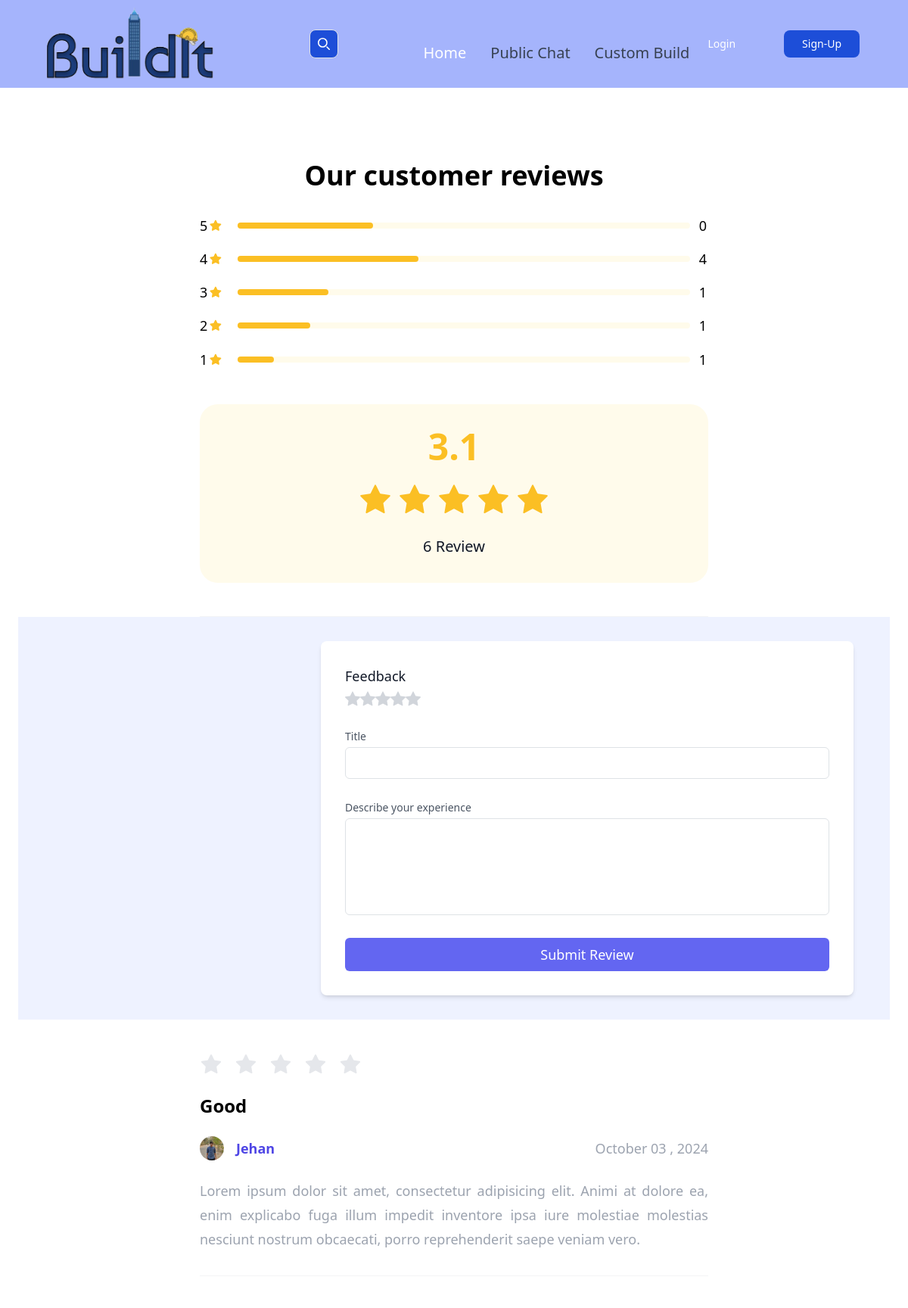
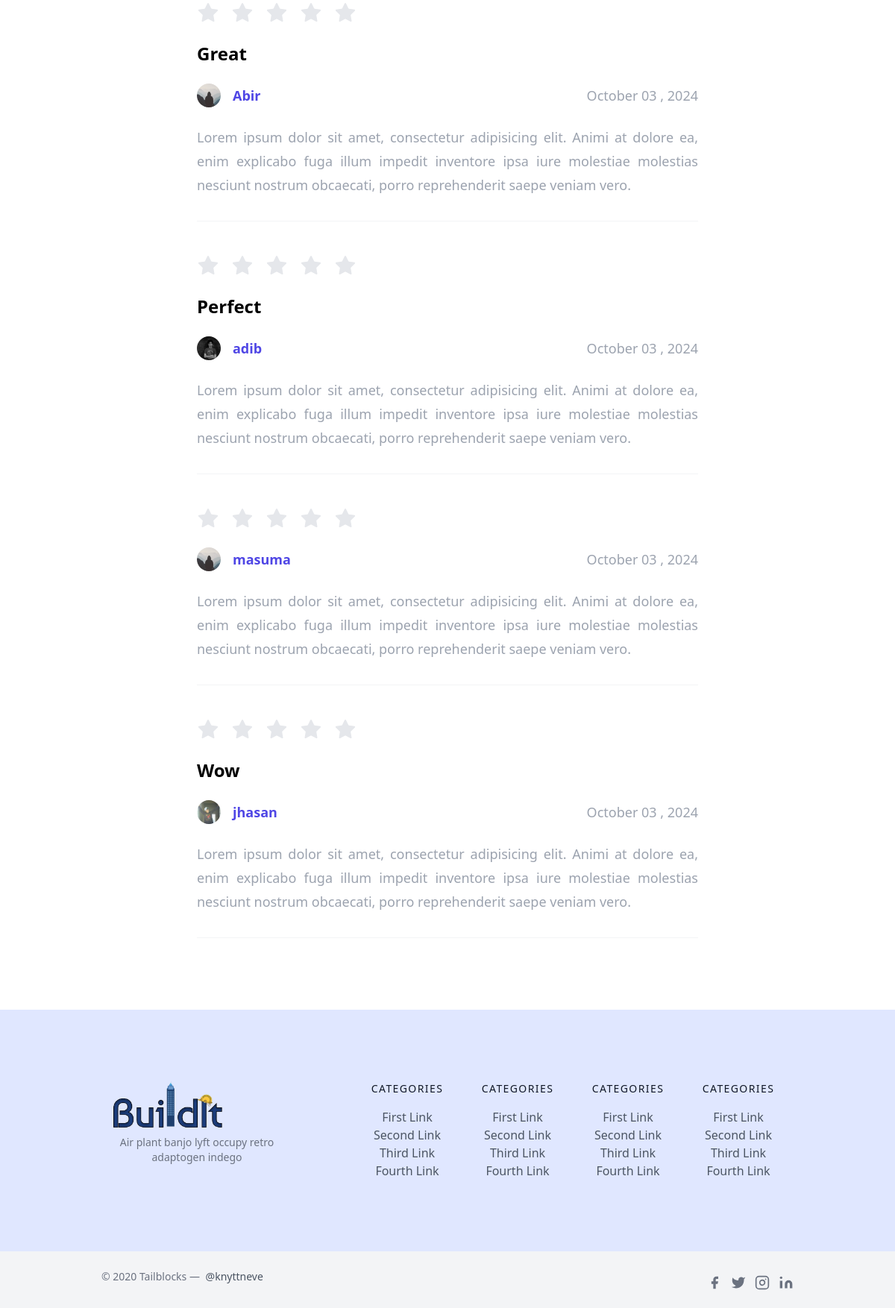
Page /post/9/review/ on the earlier database version (2 pictures, top to bottom).
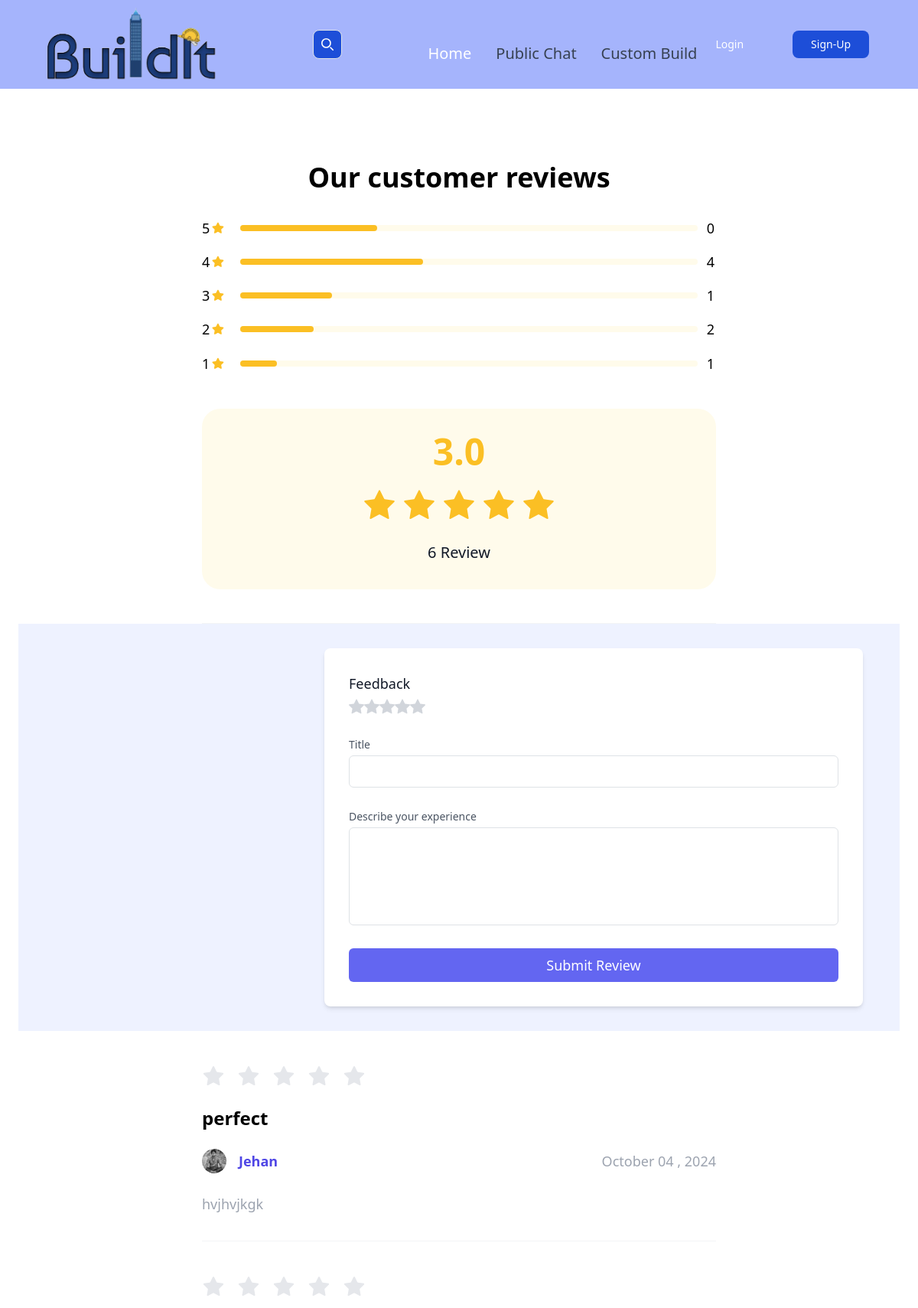
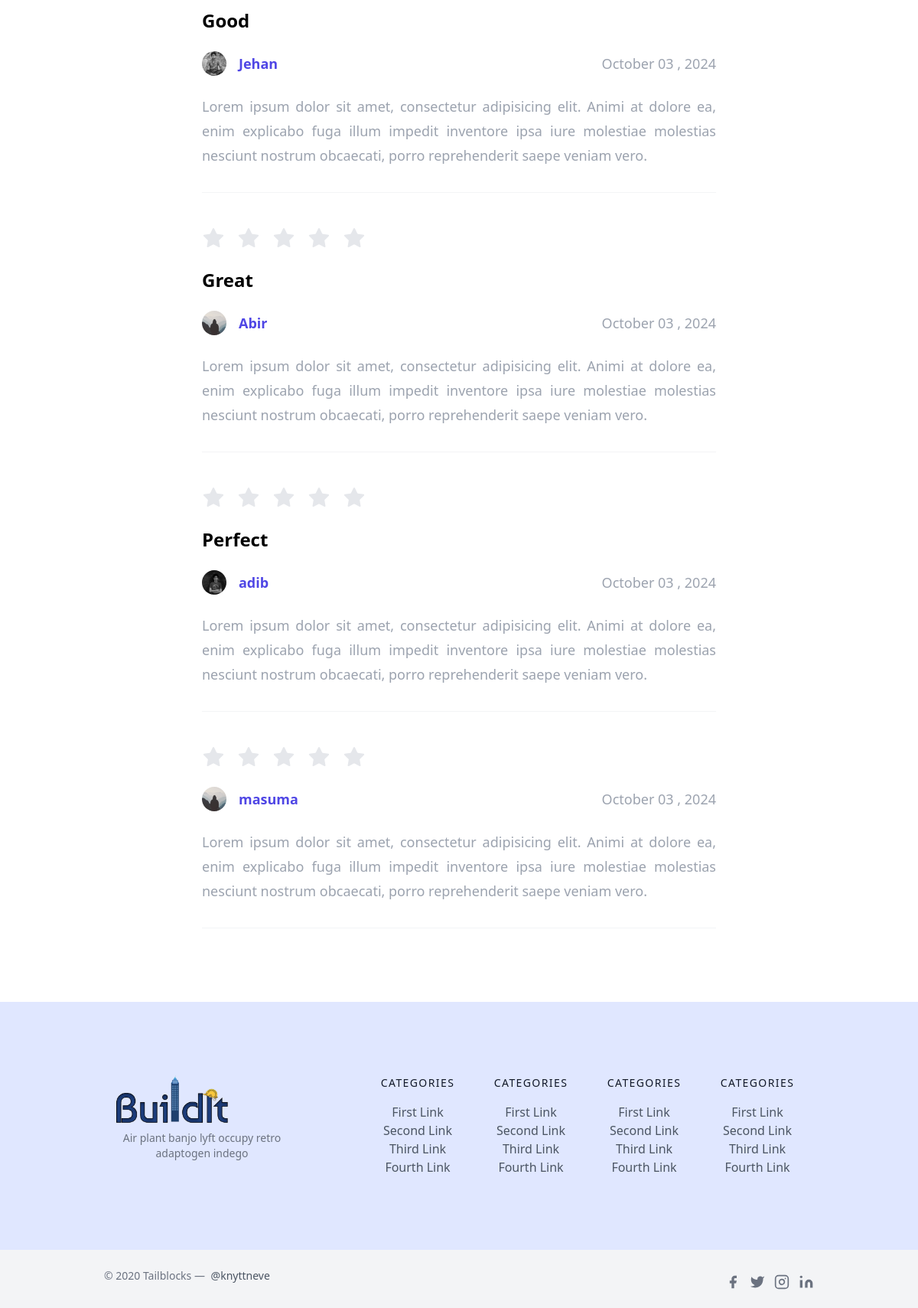
Same page on the later database version (2 pictures, top to bottom).
### posts/models.py (models this page shows, shortened)
class Review(models.Model):
    user = models.ForeignKey(User, on_delete=models.CASCADE)
    post = models.ForeignKey(Post, on_delete=models.CASCADE, related_name='reviews')
    rating = models.IntegerField(choices=[(i, str(i)) for i in range(1, 6)])  # rating from 1 to 5
    title = models.TextField(blank=True, null=True)
    comment = models.TextField(blank=True, null=True)
    created_at = models.DateTimeField(auto_now_add=True)

### users/models.py (models this page shows, shortened)
class Profile(models.Model):
    user = models.OneToOneField(User, on_delete=models.CASCADE)
    image = models.ImageField(default='default.jpg',upload_to='profile_pic')
    bio = models.CharField(default='',max_length=100)

### posts/views.py (the view)
# urls.py: path('post/<int:post_id>/review/', views.add_review, name='add_review'),
def add_review(request, post_id):
    post = get_object_or_404(Post, id=post_id)
    post_review = Review.objects.filter(post=post).values('user').distinct().count()
    average_rating_for_post = Review.objects.filter(post=post).aggregate(average_rating=Avg('rating'))
    one = Review.objects.filter(rating=1,post=post).values('user').distinct().count()
    two = Review.objects.filter(rating=2,post=post).values('user').distinct().count()
    three = Review.objects.filter(rating=3,post=post).values('user').distinct().count()
    four = Review.objects.filter(rating=4,post=post).values('user').distinct().count()
    five = Review.objects.filter(rating=5,post=post).values('user').distinct().count()
    all_review  = Review.objects.filter(post=post).order_by('-created_at')[:5]
    if request.method == 'POST':
        form = ReviewForm(request.POST)
        if form.is_valid():
            review = form.save(commit=False)
            review.user = request.user  # Attach the logged-in user
            review.post = post  # Attach the post being reviewed
            review.save()
            return redirect('post-detail', post.id)  # Redirect to post detail page after submission
    else:
        form = ReviewForm()
    return render(request, 'posts/add_review.html', {'form': form, 'post': post, 'data': post_review,'avg_rating':average_rating_for_post,'one':one,'two':two,'three':three,'four':four,'five':five,'all_review':all_review})

### posts/forms.py
class ReviewForm(forms.ModelForm):
    class Meta:
        model = Review
        fields = ['rating','title', 'comment']
    rating = forms.ChoiceField(
        choices=[(i, str(i)) for i in range(1, 6)],
        widget=forms.RadioSelect
    )
    title = forms.CharField(
        widget=forms.Textarea(attrs={'rows': 1, 'class':'w-full bg-white rounded border border-gray-300 focus:border-indigo-500 focus:ring-2 focus:ring-indigo-200 h-32 text-base outline-none text-gray-700 py-1 px-3 resize-none leading-6 transition-colors duration-200 ease-in-out'}),
        required=False
    )
    comment = forms.CharField(
        widget=forms.Textarea(attrs={'rows': 6, 'class':'w-full bg-white rounded border border-gray-300 focus:border-indigo-500 focus:ring-2 focus:ring-indigo-200 h-32 text-base outline-none text-gray-700 py-1 px-3 resize-none leading-6 transition-colors duration-200 ease-in-out'}),
        required=False
    )

### posts/templates/posts/add_review.html (shortened to what the changed rows need)
{% extends 'posts/base.html' %}
{% block content %}
    <section class="py-24 relative">
        <div class="w-full max-w-7xl px-4 md:px-5 lg-6 mx-auto">
            <div class="w-full">
                <h2 class="font-manrope font-bold text-4xl text-black mb-8 text-center">Our customer reviews
                </h2>
                <div class="grid grid-cols-1 xl:grid-cols-2 gap-11 pb-11 border-b border-gray-100 max-xl:max-w-2xl max-xl:mx-auto">
                    <div class="box flex flex-col gap-y-4 w-full ">
                        <div class="flex items-center">
                            <p class="font-medium text-lg text-black mr-0.5">2</p>
                            <p class="h-2 w-full xl:min-w-[278px] rounded-3xl bg-amber-50 ml-5 mr-3">
                                <span class="h-full w-[16%] rounded-3xl bg-amber-400 flex"></span>
                            </p>
                            <p class="font-medium text-lg text-black mr-0.5">
                                {% if two %}
                                    {{ two }}
                                {% else %}
                                    0
                                {% endif %}
                            </p>
                        </div>
                    </div>
                    <div class="p-8 bg-amber-50 rounded-3xl flex items-center justify-center flex-col">
                        <h2 class="font-manrope font-bold text-5xl text-amber-400 mb-6">
                            {% if avg_rating.average_rating is not None %}
                                {{ avg_rating.average_rating|floatformat:1 }}
                            {% else %}
                                0.0
                            {% endif %}
                        </h2>
                        <div class="flex items-center justify-center gap-2 sm:gap-6 mb-4">
                        </div>
                        <p class="font-medium text-xl leading-8 text-gray-900 text-center">
                            {% if data %}
                                {{ data }}
                            {% else %}
                                No
                            {% endif %} Review
                        </p>
                    </div>
                </div>
                <section class="text-gray-600 body-font relative bg-indigo-50">
                    <form action="" method="POST">
                        <div class="px-5 py-8 mx-auto flex">
                            <div class="lg:w-2/3 md:w-1/2 bg-white rounded-lg p-8 flex flex-col md:ml-auto w-full mt-10 md:mt-0 relative z-10 shadow-md">
                                <h2 class="text-gray-900 text-lg mb-1 font-medium title-font">Feedback</h2>
                                <div class="relative mb-4">
                                    <div class="flex flex-row-reverse justify-end items-center">
                                        {% for i in "54321" %}
                                            <input id="rating-{{ forloop.counter }}" type="radio"
                                                   class="pt-4 peer -ms-5 size-5 bg-transparent border-0 text-transparent cursor-pointer appearance-none checked:bg-none focus:bg-none focus:ring-0 focus:ring-offset-0"
                                                   name="{{ form.rating.name }}" value="{{ forloop.counter }}"
                                                   {% if form.rating.value == forloop.counter %}checked{% endif %}>
                                            <label for="rating-{{ forloop.counter }}"
                                                   class="peer-checked:text-yellow-400 text-gray-300 pointer-events-none dark:peer-checked:text-yellow-600 dark:text-neutral-600">
                                            </label>
                                        {% endfor %}
                                    </div>
                                </div>
                            </div>
                        </div>
                    </form>
                </section>
                {% if all_review %}
                    {% for eachReview in all_review %}
                        <div class="pt-11 pb-8 border-b border-gray-100 max-xl:max-w-2xl max-xl:mx-auto">
                            <div class="flex items-center gap-3 mb-4">
                                {% with 5 as max_rating %}
                                    {% for i in "12345" %}
                                        <svg xmlns="http://www.w3.org/2000/svg" width="30" height="30"
                                             viewBox="0 0 30 30" fill="none">
                                            <g clip-path="url(#clip0_13624_2892)">
                                                <path
                                                        d="M14.1033 2.56698C14.4701 1.82374 15.5299 1.82374 15.8967 2.56699L19.1757 9.21093C19.3214 9.50607 19.6029 9.71064 19.9287 9.75797L27.2607 10.8234C28.0809 10.9426 28.4084 11.9505 27.8149 12.5291L22.5094 17.7007C22.2737 17.9304 22.1662 18.2614 22.2218 18.5858L23.4743 25.8882C23.6144 26.7051 22.7569 27.3281 22.0233 26.9424L15.4653 23.4946C15.174 23.3415 14.826 23.3415 14.5347 23.4946L7.9767 26.9424C7.24307 27.3281 6.38563 26.7051 6.52574 25.8882L7.7782 18.5858C7.83384 18.2614 7.72629 17.9304 7.49061 17.7007L2.1851 12.5291C1.59159 11.9505 1.91909 10.9426 2.73931 10.8234L10.0713 9.75797C10.3971 9.71064 10.6786 9.50607 10.8243 9.21093L14.1033 2.56698Z"
                                                        fill="{% if review.rating >= i|add:"0"|floatformat:0 %} #FBBF24 {% else %} #E5E7EB {% endif %}"/>
                                            </g>
                                            <defs>
                                                <clipPath id="clip0_13624_2892">
                                                    <rect width="30" height="30" fill="white"/>
                                                </clipPath>
                                            </defs>
                                        </svg>
                                    {% endfor %}
                                {% endwith %}
                            </div>
                            <h3 class="font-manrope font-semibold text-xl sm:text-2xl leading-9 text-black mb-6">
                                {{ eachReview.title }}
                            </h3>
                            <div class="flex sm:items-center flex-col min-[400px]:flex-row justify-between gap-5 mb-4">
                                <div class="flex items-center gap-3">
                                    <img src="{{ eachReview.user.profile.image.url }}" alt="John image"
                                         class="w-8 h-8 rounded-full object-cover">
                                    <h6 class="font-semibold text-lg leading-8 text-indigo-600 ">{{ eachReview.user.username }}</h6>
                                </div>
                                <p class="font-normal text-lg leading-8 text-gray-400">{{ eachReview.created_at|date:"F d , Y" }}</p>
                            </div>
                            <p class="font-normal text-lg leading-8 text-gray-400 max-xl:text-justify">{{ eachReview.comment }}</p>
                        </div>
                    {% endfor %}{% else %}
                    <h2 class="font-manrope font-bold text-4xl text-black mb-8 text-center">No review</h2>
                {% endif %}
            </div>
        </div>
    </section>
{% endblock %}

Differences in the rows shown:
no longer on this page (row unchanged): Review: title "Wow", user.profile.image (picture), user.username "jhasan", created_at "October 03 , 2024", comment "Lorem ipsum dolor sit amet, consectetur adipisicing elit. Animi at dolore ea, enim explicabo fuga illum impedit inventore ipsa iure molestiae molestias nesciunt nostrum obcaecati, porro reprehenderit saepe veniam vero."
added Review: title "perfect", user.profile.image (picture), user.username "Jehan", created_at "October 04 , 2024", comment "hvjhvjkgk"
changed through a linked row, Review "Good": user.profile.image: a different picture
Other differences:
{{ two }}: "1" → "2"
{{ avg_rating.average_rating|floatformat:1 }}: "3.1" → "3.0"
